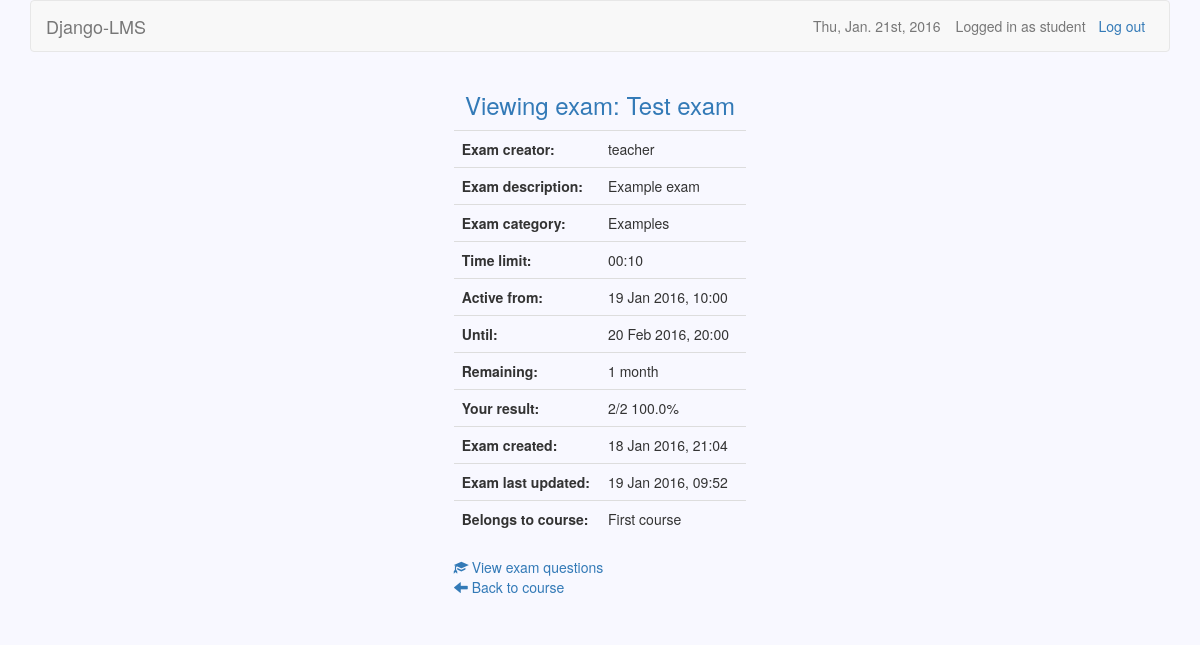
Page /courses/1/exams/1/s (signed in) on the earlier database version.
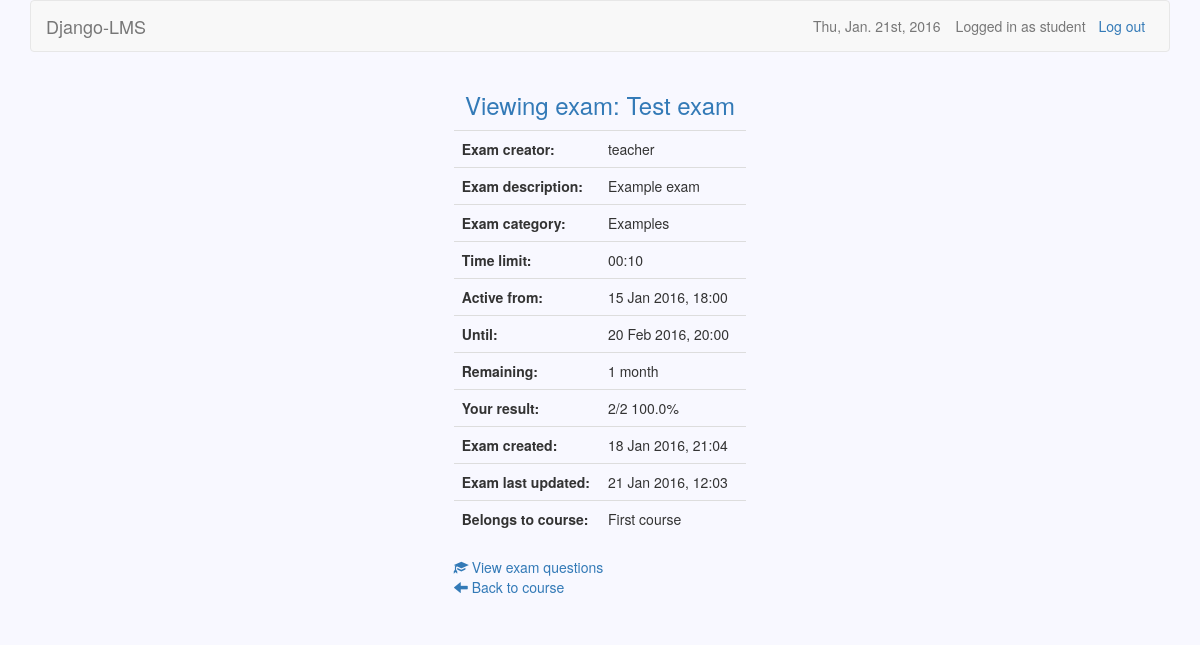
Same page on the later database version.
### exams/models.py (models this page shows, shortened)
class Exam(models.Model):
    owner = models.CharField(max_length=30)
    name = models.CharField(max_length=30)
    description = models.TextField(blank=True)
    created = models.DateTimeField(auto_now_add=True)
    updated = models.DateTimeField(auto_now=True)
    password = models.CharField(max_length=10, blank=True)
    time_limit = models.TimeField()
    active_from = models.DateTimeField()
    active_to = models.DateTimeField()
    course = models.ForeignKey(Course)
    category = models.CharField(max_length=30)
    question_count = models.IntegerField()
    questions = models.ManyToManyField(Question, blank=True,
        through='ExamQuestion')
    @property
    def active(self):
        return (timezone.now() >= self.active_from and
            timezone.now() < self.active_to)

### exams/views.py (the view)
# urls.py: url(r'^(?P<exam_id>\d+)/s$', views.view_exam, name='view_exam'),
@user_passes_test(student_check)
def view_exam(request, course_id, exam_id):
    if (Participation.objects.filter(user=request.user, course=course_id)
        .exists()):
        course = Course.objects.get(id=course_id)
        exam = Exam.objects.get(id=exam_id)
        exam_questions = ExamQuestion.objects.filter(exam=exam)
        try:
            score = (Score.objects.get(student=request.user, exam=exam)
                .score)
            result = format_score(score, exam_questions.count())
        except ObjectDoesNotExist:
            result = "Exam not yet taken."
        return render(request, 'view_exam.html', {'course': course,
            'exam': exam, 'exam_questions': exam_questions, 'result': result})
    else:
        return redirect('/courses/s')

### courses/views.py (called while the page is built)
def student_check(user):
    return not user.is_teacher

def format_score(score, count):
    percentage = str(float(score) / float(count) * 100) + '%'
    return str(score) + '/' + str(count) + ' ' + percentage

### exams/templates/view_exam.html
{% extends 'base.html' %}
{% block header_text %}
	{% if messages %}
	    {% for message in messages %}
	    	{{ message }}
	    {% endfor %}
	{% else %}
		Viewing exam: {{ exam.name }}
	{% endif %}
{% endblock %}
{% block dashboard %}
	<table class="table table-hover">
		<tr>
			<th>Exam creator:</th>
			<td>{{ exam.owner }}</td>
		</tr>
		<tr>
			<th>Exam description:</th>
			<td>{{ exam.description }}</td>
		</tr>
		<tr>
			<th>Exam category:</th>
			<td>{{ exam.category }}</td>
		</tr>
		<tr>
			<th>Time limit:</th>
			<td>{{ exam.time_limit }}</td>
		</tr>
		<tr>
			<th>Active from:</th>
			<td>{{ exam.active_from|date }}</td>
		</tr>
		<tr>
			<th>Until:</th>
			<td>{{ exam.active_to|date }}</td>
		</tr>
		<tr>
			<th>Remaining:</th>
			{% if not exam.active %}
				<td>Exam closed.</td>
			{% else %}
				<td>{{ exam.active_to|timeuntil }}</td>
			{% endif %}
		</tr>
		<tr>
			<th>Your result:</th>
			<td>{{ result }}</td>
		</tr>
		<tr>
			<th>Exam created:</th>
			<td>{{ exam.created|date }}</td>
		</tr>
		<tr>
			<th>Exam last updated:</th>
			<td>{{ exam.updated|date }}</td>
		</tr>
		<tr>
			<th>Belongs to course:</th>
			<td>{{ course.name }}</td>
		</tr>
	</table>
	{% if exam_questions and 'Exam' in result and exam.active %}
		<a href="{% url 'take_exam' course.id exam.id %}">
			<span class="glyphicon glyphicon-pencil"></span>
			Take exam
		</a>
		<br>
	{% elif exam_questions and not 'Exam' in result %}
		<a href="{% url 'view_questions' course.id exam.id %}">
			<span class="glyphicon glyphicon-education"></span>
			View exam questions
		</a>
		<br>
	{% endif %}
	<a href="{% url 'view_course' course.id %}">
		<span class="glyphicon glyphicon-arrow-left"></span>
		Back to course
	</a>
{% endblock %}

Differences in the rows shown:
changed Exam "Test exam": active_from "19 Jan 2016, 10:00" → "15 Jan 2016, 18:00"; updated "19 Jan 2016, 09:52" → "21 Jan 2016, 12:03"
